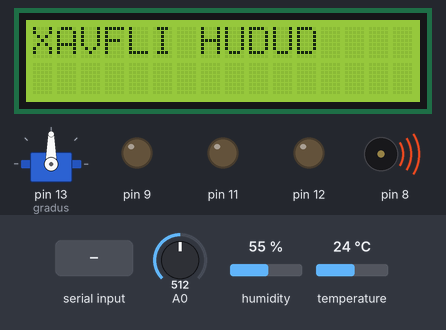
Recording of a sketch running on a simulated Arduino Uno, built with avr-gcc and run on an emulated ATmega328P. On the bench: 16×2 character LCD, servo, output pins drawn as LEDs (lit = HIGH), buzzer (waves = sounding). Inputs (shaded band) come from the test bench; at power-on: A0 = 512, humidity 55 %, temperature 24 °C. Pins used as bus, display or sensor lines are not drawn; what the sketch prints to the serial monitor is not drawn.

Above: at 3.6 s.
3.7 s: A0 set to 290
10.5 s: "30,150\n" received over Serial
At 13.7 s:
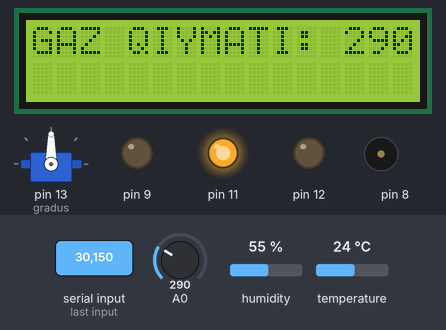
19.7 s: A0 set to 311
At 21.3 s:
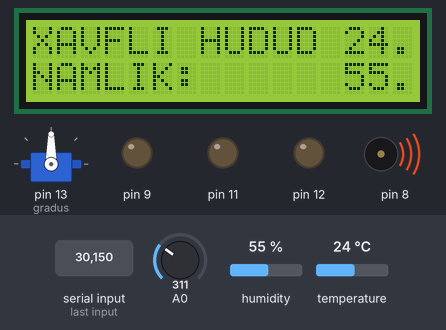
25.2 s: A0 set to 122
28.6 s: humidity set to 22 %
At 34.2 s:
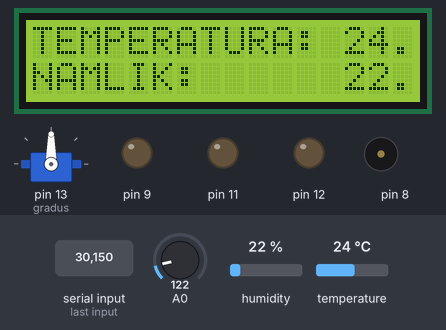
37.4 s: temperature set to 12 °C
At 45.3 s:
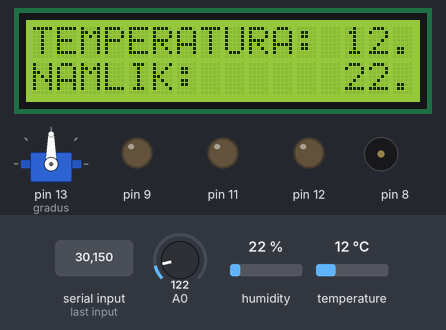
Timing chart, 0 to 46.8 s (numbered marks = the images above; inputs shaded):
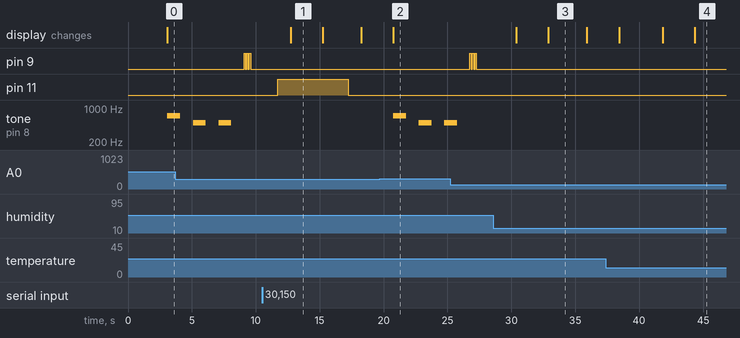

The sketch:

SMART_GAZ_DETECTOR.ino
```cpp
#include <Servo.h>
Servo gradus;

#include <LiquidCrystal.h>
LiquidCrystal lcd(7,6,5,4,3,2);

#include <DHT.h>
#define DHTPIN 10
#define DHTTYPE DHT11
DHT dht(DHTPIN,DHTTYPE);
float sensorQiymati;
int c;
void setup() {
  Serial.begin(9600);
  Serial.println("DHT11 datchigi yordamida namlik va temperaturani o'lchash");
  dht.begin();
  lcd.begin(16,2);
  Serial.println("Gaz sensori ishga tushdi");
  pinMode(8,OUTPUT);
  pinMode(9,OUTPUT);
  pinMode(11,OUTPUT);
  pinMode(12,OUTPUT);
  gradus.attach(13);
}
void loop() {
  delay(2000);
  float h = dht.readHumidity();
  float t = dht.readTemperature();
  Serial.print("NAMLIK");
  Serial.print(h);
  Serial.print("TEMPERATURA");
  Serial.print(t);
  Serial.println(" *C ");
  if(Serial.available()>0){c=Serial.read()-48; Serial.println(c);}
  if(c==3){digitalWrite(11,1);digitalWrite(12,0);}
  if(c==2){gradus.write(90);}
  if(c==4){gradus.write(0);}
  if(c==5){digitalWrite(8,1);delay(200);digitalWrite(8,0);delay(200);}
   if(c==0){digitalWrite(11,0);digitalWrite(12,0);digitalWrite(8,0);}
  Serial.println(analogRead(A0));delay(1000);
  if(analogRead(A0)<300){sensorQiymati = analogRead(A0);//analog 0 oyoqni o'qish
  lcd.setCursor(0,0);lcd.print("GAZ QIYMATI: ");
  lcd.setCursor(13,0);lcd.print(sensorQiymati);delay(2500);lcd.setCursor(0,0);lcd.print("TEMPERATURA:  ");lcd.setCursor(13,0);lcd.print(t);
  lcd.setCursor(0,1);lcd.print("NAMLIK: ");lcd.setCursor(13,1);lcd.print(h);}
  noTone(8);digitalWrite(9,0);
  if(analogRead(A0)>300){lcd.setCursor(0,0);lcd.print("XAVFLI HUDUD");tone(8,700);delay(1000);noTone(8);delay(1000);tone(8,500);delay(1000);noTone(8);delay(1000);tone(8,500);delay(1000);noTone(8);delay(1000);digitalWrite(9,1);delay(100);digitalWrite(9,0);delay(100);digitalWrite(9,1);delay(100);digitalWrite(9,0);delay(100);digitalWrite(9,1);delay(100);digitalWrite(9,0);delay(100);gradus.write(90);}


}
```

Measured:
- the behaviour switches between 300 and 301 on A0 (found by bisection; images 1 and 2)
- after the input at 10.5 s, pin 11: LOW → HIGH after 1.2 s, → LOW 5.5 s later
- after the input at 19.7 s, tone on pin 8: plays 700 Hz for 1.0 s, 500 Hz for 1.0 s, 500 Hz for 0.44 s, starting after 1.1 s; the display: changes after 1.1 s (image 2)
- after the input at 37.4 s, the display: first differs from a run without the input after 7.0 s (image 4)
- by itself, tone on pin 8: alternates 500 Hz for 1.0 s and silent for 1.0 s, 5 changes in all, then stays silent
- what the display in image 1 shows lasts 2.5 s, from 12.7 s to 15.2 s
- what the display in image 3 shows lasts 3.0 s, from 32.9 s to 35.9 s
